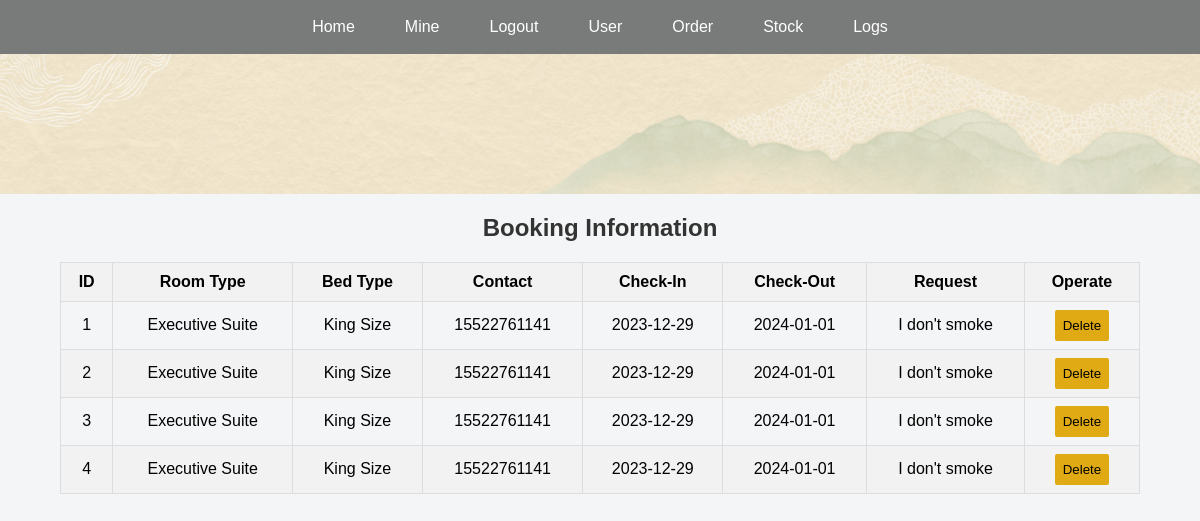
/orderInfor (signed in), run on an earlier commit of the app's database.
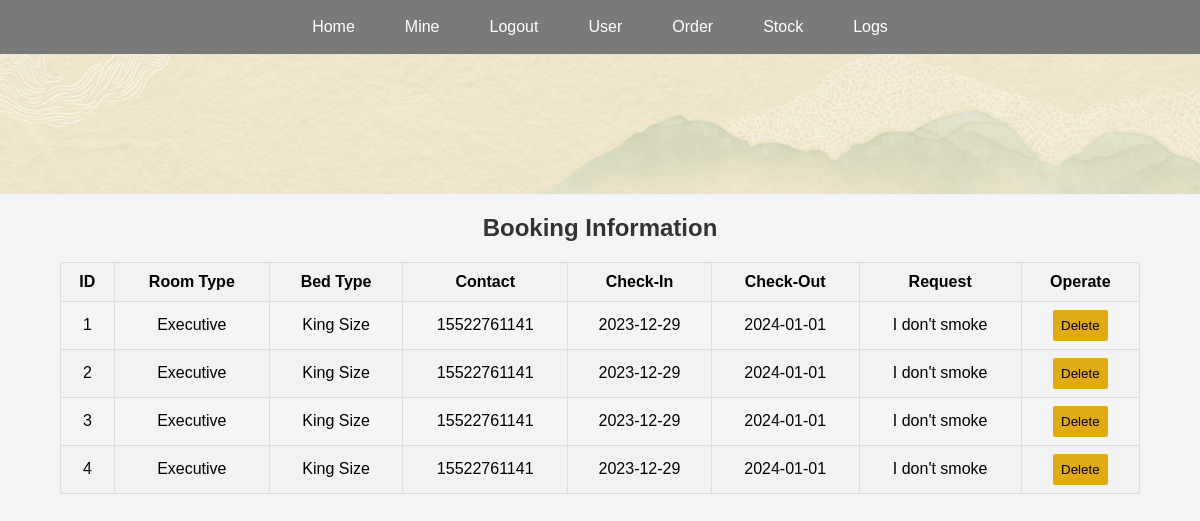
And on a later commit of the database.
### app.py (models this page shows)
class Booking(db.Model):
    id = db.Column(db.Integer, primary_key=True)
    customer_id = db.Column(db.Integer, db.ForeignKey('customer.id'))
    room_id = db.Column(db.Integer, db.ForeignKey('room.id'))
    check_in_date = db.Column(db.DateTime, nullable=False)
    check_out_date = db.Column(db.DateTime, nullable=False)
    payment_status = db.Column(db.String(100), nullable=False)
    special_request = db.Column(db.Text)

class RoomType(db.Model):
    id = db.Column(db.Integer, primary_key=True)
    type_name = db.Column(db.String(100), nullable=False)
    image_filename = db.Column(db.String(100))
    rooms = db.relationship('Room', backref='room_type', lazy=True)

class BedType(db.Model):
    id = db.Column(db.Integer, primary_key=True)
    bed_type = db.Column(db.String(100), nullable=False)
    rooms = db.relationship('Room', backref='bed_type', lazy=True)

class Customer(db.Model):
    id = db.Column(db.Integer, primary_key=True)
    first_name = db.Column(db.String(100), nullable=False)
    last_name = db.Column(db.String(100), nullable=False)
    contact = db.Column(db.String(100), unique=True, nullable=False)
    password = db.Column(db.String(200), nullable=False)
    bookings = db.relationship('Booking', backref='customer', lazy=True)

### app.py (the view)
@app.route('/orderInfor')
def orderInfor():
    user_logged_in = 'user_logged_in' in session
    admin_logged_in = 'admin_logged_in' in session
    if 'admin_logged_in' not in session:
        abort(404)
    bookings = Booking.query.join(Room, RoomType, BedType, Customer).all()
    return render_template('orderInfor.html',
                           bookings=bookings, user_logged_in=user_logged_in,
                           admin_logged_in=admin_logged_in)

### templates/orderInfor.html (shortened to what this page needs)
<!DOCTYPE html>
<html lang="en">
<head>
    <link rel="stylesheet" href="{{ url_for('static', filename='style.css') }}">
</head>
<body class="admin-bg">
    {% include 'nav.html' %}
    <div class="user-header"></div>
    <div class="table-container">
        <h2>Booking Information</h2>
        <table>
            <thead>
                <tr>
                    <th>ID</th>
                    <th>Room Type</th>
                    <th>Bed Type</th>
                    <th>Contact</th>
                    <th>Check-In</th>
                    <th>Check-Out</th>
                    <th class="request-column">Request</th>
                    <th>Operate</th>
                </tr>
            </thead>
            <tbody>
                {% for booking in bookings %}
                    <tr>
                        <td>{{ booking.id }}</td>
                        <td>{{ booking.room.room_type.type_name }}</td>
                        <td>{{ booking.room.bed_type.bed_type }}</td>
                        <td>{{ booking.customer.contact }}</td>
                        <td>{{ booking.check_in_date.strftime('%Y-%m-%d') }}</td>
                        <td>{{ booking.check_out_date.strftime('%Y-%m-%d') }}</td>
                        <td class="request-column">{{ booking.special_request }}</td>
                        <td>
                            <form action="{{ url_for('delete_order', order_id=booking.id) }}" method="post">
                                <input tabindex="0" type="submit" class="admin-submit-btn" value="Delete">
                            </form>
                        </td>
                    </tr>
                {% endfor %}
            </tbody>
        </table>
    </div>
</body>
</html>

What changed in the data, as far as the page shows it:
changed through a linked row, Booking id 1: room.room_type.type_name "Executive Suite" → "Executive"
changed through a linked row, Booking id 2: room.room_type.type_name "Executive Suite" → "Executive"
changed through a linked row, Booking id 3: room.room_type.type_name "Executive Suite" → "Executive"
changed through a linked row, Booking id 4: room.room_type.type_name "Executive Suite" → "Executive"
